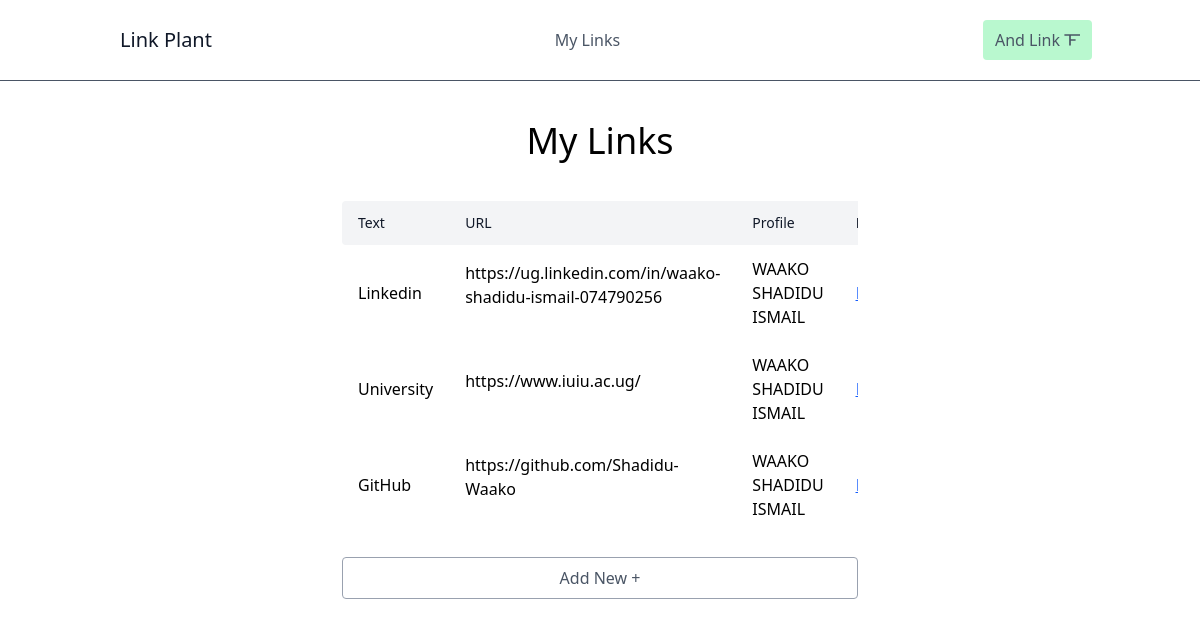
The page / on the database its author committed.
### link_plant/models.py (models this page shows, shortened)
class Link(models.Model):
    text = models.CharField(max_length=100)
    url = models.URLField(max_length=200)
    profile = models.ForeignKey(Profile, on_delete=models.CASCADE, related_name='links')

class Profile(models.Model):
    BG_CHOICES = (
        ('blue', 'Blue'),
        ('green', 'Green'),
        ('red', 'Red'),
        ('yellow', 'Yellow'),
        ('purple', 'Purple'),
        ('orange', 'Orange'),
        ('pink', 'Pink'),
        ('brown', 'Brown'),
        ('gray', 'Gray'),
        ('black', 'Black'),
        ('white', 'White'),
        ('cyan', 'Cyan'),
        ('magenta', 'Magenta'),
    )
    name = models.CharField(max_length=50)
    slug = models.SlugField(max_length=50)
    bg_color = models.CharField(max_length=50, choices=BG_CHOICES)

### link_plant/views.py (the view)
# urls.py: path('', LinkListView.as_view(), name='link-list'),
class LinkListView(ListView):
    model = Link

### link_plant/templates/link_plant/link_list.html (shortened to what this page needs)
{% extends "link_plant/_base.html" %}
{% block content %}
<h1 class="text-4xl text-center mb-10">My Links</h1>
<div class="lg:w-3/4 w-full mx-auto overflow-auto">
    <table class="table-auto w-full text-left whitespace-no-wrap">
        <thead>
            <tr>
                <th class="px-4 py-3 title-font tracking-winder font-medium text-gray-900 text-sm bg-gray-100 rounded-tl rounded-bl">Text</th>
                <th class="px-4 py-3 title-font tracking-winder font-medium text-gray-900 text-sm bg-gray-100">URL</th>
                <th class="px-4 py-3 title-font tracking-winder font-medium text-gray-900 text-sm bg-gray-100">Profile</th>
                <th class="px-4 py-3 title-font tracking-winder font-medium text-gray-900 text-sm bg-gray-100">Edit</th>
            </tr>
        </thead>
        <tbody>
            {% for link in object_list %}
            <tr>
                <td class="px-4 py-3">{{ link.text }}</td>
                <td class="px-4 py-3">
                    <a href="{{ link.url }}" target="_blank">
                        {{ link.url }}
                        <svg xmlns="http://www.w3.org/2000/svg" class="h-4 w-4">
                            <path stroke-linecap="round" stroke-linejoin="round" d="M10 5v5m0 0v5m0-5h5m0-5h5m-5 0H5" />
                        </svg>
                    </a>
                </td>
                <td class="px-4 py-3">{{ link.profile.name }}</td>
                <td class="px-4 py-3 underline text-blue-600"><a href="{% url 'link-update' link.id%}">Edit</a></td>
            </tr>
            {% endfor %}
        </tbody>
    </table>
    <a href="{% url 'link-create' %}">
        <p class="mt-6 my-2 w-full border rounded border-gray-400 text-center text-gray-600 py-2"> Add New +</p>
    </a>
</div>
{% endblock content %}

### link_plant/templates/link_plant/_base.html (shortened to what this page needs)
<!DOCTYPE html>
<html lang="en">
<head>
    <script src="https://cdn.jsdelivr.net/npm/@tailwindcss/browser@4"></script>
</head>
<body>
    <header class="text-gray-600 body-font border-b">
        <div class="container mx-auto flex flex-wrap p-5 flex-col md:flex-row items-center">
            <a class="flex title-font font-medium items-center text-gray-900 mb-4 md:mb-0" href="">
                <span class="ml-3 text-xl">Link Plant</span>
            </a>
            <nav class="md:ml-auto md:mr-auto flex flex-wrap items-center text-base justify-center">
                <a href="{% url 'link-list' %}" class="mr-5 hover:text-gray-900">My Links</a>
            </nav>
            <button class="inline-flex items-center bg-green-200 border-0 py-2 px-3 focus:outline-none hover:bg-green-300 rounded text-base mt-4 md:mt-0">
                And Link
                <svg xmlns="http://www.w3.org/2000/svg" class="h-5 w-5" fill="none" viewBox="0 0 24 24" stroke="currentColor" stroke-width="2">
                    <path stroke-linecap="round" stroke-linejoin="round" stroke-width="2" d="M12 6v6m0 0v6m0-6h6m0-6h6m-6 0H6" />
                </svg>
            </button>
        </div>
    </header>
    <div class="container mx-auto">
        <div class="sm:w-3/4 mx-auto sm:p-10">
            {% block content %}
            {% endblock content %}
        </div>
    </div>
</body>
</html>

### rows shown on the page
Link: text "Linkedin", url "https://ug.linkedin.com/in/waako-shadidu-ismail-074790256", profile.name "WAAKO SHADIDU ISMAIL"
Link: text "University", url "https://www.iuiu.ac.ug/", profile.name "WAAKO SHADIDU ISMAIL"
Link: text "GitHub", url "https://github.com/Shadidu-Waako", profile.name "WAAKO SHADIDU ISMAIL"
